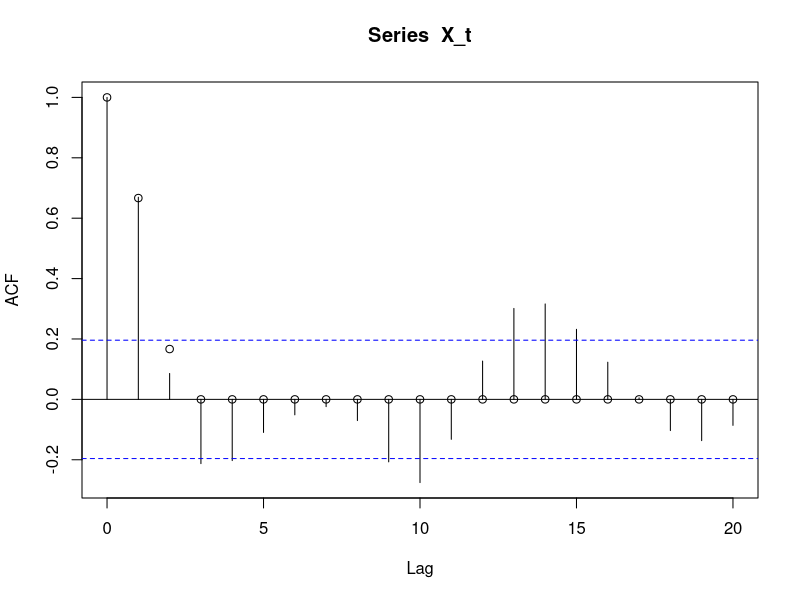
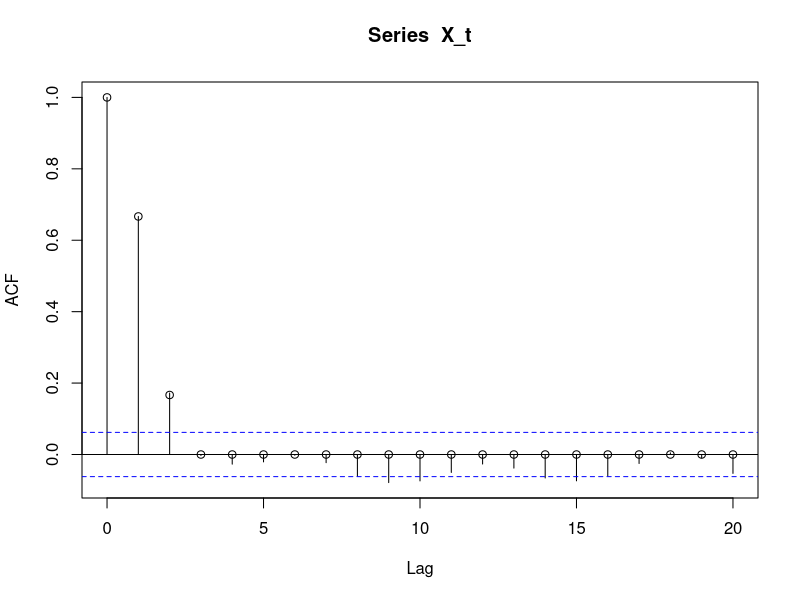
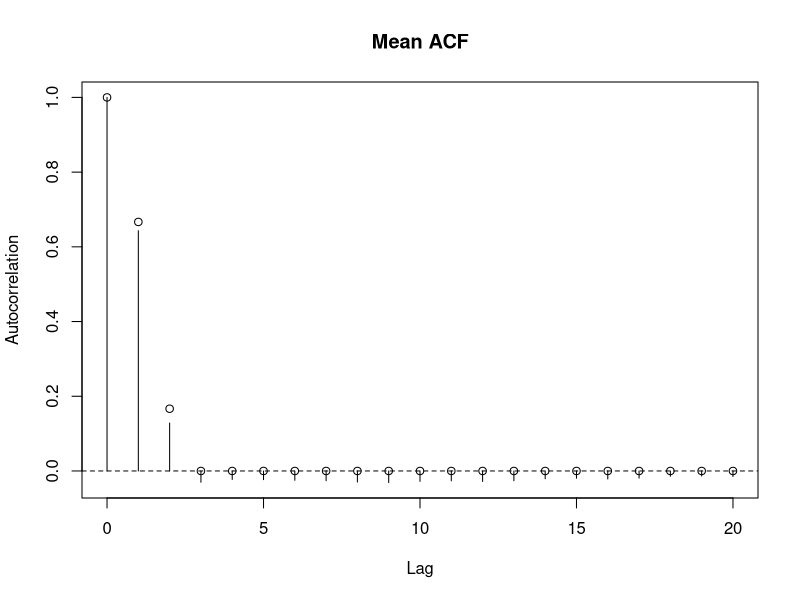

Recreate these plots in R, in order.
## ---- chunk 1
library(tseries)
set.seed(0)
lags <- 0:20 # array of lag values
rho_X <- c(c(1, 2/3, 1/6), rep(0,times=(21-3))) # my theoretical calculation of autocorrelation rho_X

get_X_t = function(len) {
  n = len
  Z_t <- rnorm(n+2)
  X_t <- Z_t[1:n]+2*Z_t[2:(n+1)]+Z_t[3:(n+2)]
  return(X_t)
}
## ---- chunk 2
n=100
X_t = get_X_t(n)
acf(X_t,lag.max=20, type="correlation")
points(lags, rho_X)
## ---- chunk 3
n=1000
X_t = get_X_t(n)
acf(X_t,lag.max=20, type="correlation")
points(lags, rho_X)
## ---- chunk 4
n=100

acf_mat <- matrix(NA, nrow=1000, ncol=21)

for(i in 1:1000) {
  X_t = get_X_t(n)
  acf_mat[i,] = as.vector(acf(X_t,lag.max=20,plot=FALSE,type="correlation")$acf) #[2:21]
}

acf_mean = colMeans(acf_mat)
plot(0:20, acf_mean, type="h", xlim=c(0, 20), ylim=c(min(acf_mean), max(acf_mean)),
     xlab="Lag", ylab="Autocorrelation", main="Mean ACF")
abline(h=0, lty=2)
points(lags, rho_X)
